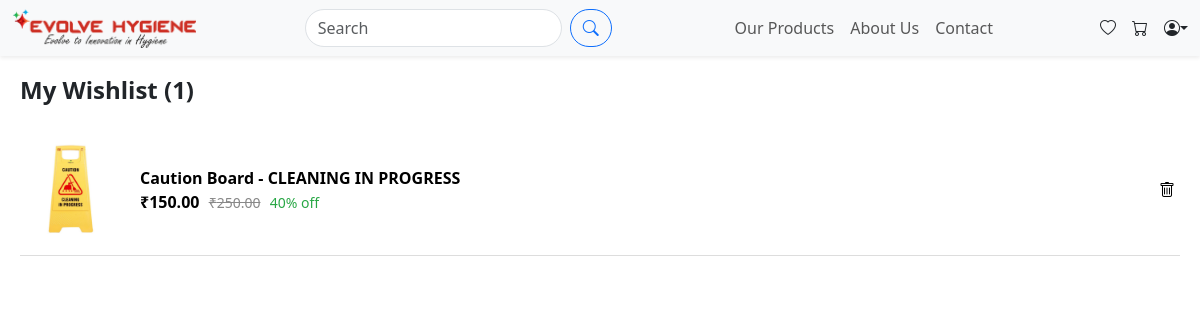
/wishlist/ (signed in), run on the app's committed database.
### evolve/models.py (models this page shows, shortened)
class Product(models.Model):
    name = models.CharField(max_length=200)
    description = models.TextField(blank=True)
    small_description = models.CharField(max_length=255, blank=True)
    category = models.ForeignKey('Category', on_delete=models.SET_NULL, null=True, blank=True)
    subcategory = models.ForeignKey('SubCategory', on_delete=models.SET_NULL, null=True, blank=True)
    brand = models.CharField(max_length=100)
    price = models.DecimalField(max_digits=10, decimal_places=2)
    offer_price = models.DecimalField(max_digits=10, decimal_places=2, null=True, blank=True)
    stock = models.PositiveIntegerField(default=0)
    image = models.ImageField(upload_to='product_images/', null=True, blank=True)  # Main image
    image_1 = models.ImageField(upload_to='product_images/', null=True, blank=True)  # Additional image 1
    image_2 = models.ImageField(upload_to='product_images/', null=True, blank=True)  # Additional image 2
    image_3 = models.ImageField(upload_to='product_images/', null=True, blank=True)  # Additional image 3
    image_4 = models.ImageField(upload_to='product_images/', null=True, blank=True)  # Additional image 4
    is_available = models.BooleanField(default=True)
    weight_or_volume = models.CharField(max_length=50, blank=True)
    star_rating = models.PositiveIntegerField(default=1)
    created_at = models.DateTimeField(auto_now_add=True)
    updated_at = models.DateTimeField(auto_now=True)
    specifications = models.JSONField(default=dict, blank=True)  # From your previous setup
    STAR_RATING_CHOICES = [
        (1, '1'),
        (2, '2'),
        (3, '3'),
        (4, '4'),
        (5, '5'),
    ]

### evolve/views.py (the view)
# urls.py: path('wishlist/', views.wishlist, name='wishlist'),
@login_required
def wishlist(request):
    wishlist_items = Wishlist.objects.filter(user=request.user).select_related('product')
    products = [{'product': item.product, 'quantity': 1} for item in wishlist_items]  # Quantity set to 1 for consistency
    return render(request, 'user/wishlist.html', {'wishlist_items': products})

### evolve/context_processors.py (called while the page is built)
def cart_count(request):
    cart = request.session.get('cart', {})
    cart_count = sum(cart.values())  # Sum of quantities
    return {'cart_count': cart_count}

### evolve/templatetags/custom_filters.py (called while the page is built)
@register.filter
def calculate_discount(price, offer_price):
    if offer_price and offer_price > 0:
        return int(100 - (price / offer_price * 100))
    return 0

### templates/user/wishlist.html (shortened to what this page needs)
{% extends 'base.html' %}
{% load static %}
{% load custom_filters %}
{% block extra_css %}
   <link rel="stylesheet" href="https://cdn.jsdelivr.net/npm/bootstrap@5.3.0/dist/css/bootstrap.min.css">
<link rel="stylesheet" href="https://cdn.jsdelivr.net/npm/bootstrap-icons@1.10.5/font/bootstrap-icons.css">
<link rel="stylesheet" href="{% static 'css/user/wishlist.css' %}">
{% endblock %}
{% block content %}
<div class="wishlist-container">
    <h1 class="wishlist-header">My Wishlist ({{ wishlist_items|length }})</h1>
    {% if wishlist_items %}
        {% for item in wishlist_items %}
            <div class="wishlist-item">
                <div class="wishlist-item-image">
                    <a href="{% url 'product_detail' item.product.id %}">
                        {% if item.product.image %}
                            <img src="{{ item.product.image.url }}" alt="{{ item.product.name }}">
                        {% else %}
                            <img src="https://via.placeholder.com/100" alt="No Image">
                        {% endif %}
                    </a>
                </div>
                <div class="wishlist-item-details">
                    <a href="{% url 'product_detail' item.product.id %}">{{ item.product.name }}</a>
                    <div>
                        <span class="price">₹{{ item.product.price }}</span>
                        {% if item.product.offer_price %}
                            <span class="original-price">₹{{ item.product.offer_price }}</span>
                            <span class="discount">
                                {{ item.product.price|calculate_discount:item.product.offer_price }}% off
                            </span>
                        {% endif %}
                    </div>
                </div>
                <button class="btn-remove" onclick="removeFromWishlist({{ item.product.id }})">
                    <i class="bi bi-trash" alt="Remove"></i>
                </button>
            </div>
        {% endfor %}
    {% else %}
        <p>Your wishlist is empty.</p>
    {% endif %}
</div>
{% endblock %}

### static/css/user/wishlist.css (style rules this page uses)
.wishlist-container { max-width: 8000px; margin: 0 auto; padding: 20px; }
.wishlist-header { font-size: 24px; font-weight: bold; margin-bottom: 20px; }
.wishlist-item { display: flex; align-items: center; padding: 15px 0; border-bottom: 1px solid #ddd; }
.wishlist-item-image { flex: 0 0 auto; width: 100px; margin-right: 20px; }
.wishlist-item-image a { display: block; }
.wishlist-item-image img { width: 100%; height: 100px; object-fit: contain; border-radius: 5px; }
.wishlist-item-details { flex-grow: 1; display: flex; flex-direction: column; justify-content: center; }
.wishlist-item-details a { text-decoration: none; color: #000; font-weight: bold; justify-content: center; }
.wishlist-item-details .price { font-size: 16px; font-weight: bold; color: #000; }
.wishlist-item-details .original-price { font-size: 14px; color: #888; text-decoration: line-through; margin-left: 5px; }
.wishlist-item-details .discount { font-size: 14px; color: #28a745; margin-left: 5px; }
.btn-remove { background: none; border: none; cursor: pointer; padding: 5px; flex: 0 0 auto; }

### data on the page
Product: product.image (picture), product.name "Caution Board - CLEANING IN PROGRESS", product.price "150.00", product.offer_price "250.00", product.price|calculate_discount "40"

### other printed values
{{ wishlist_items|length }} "1"
